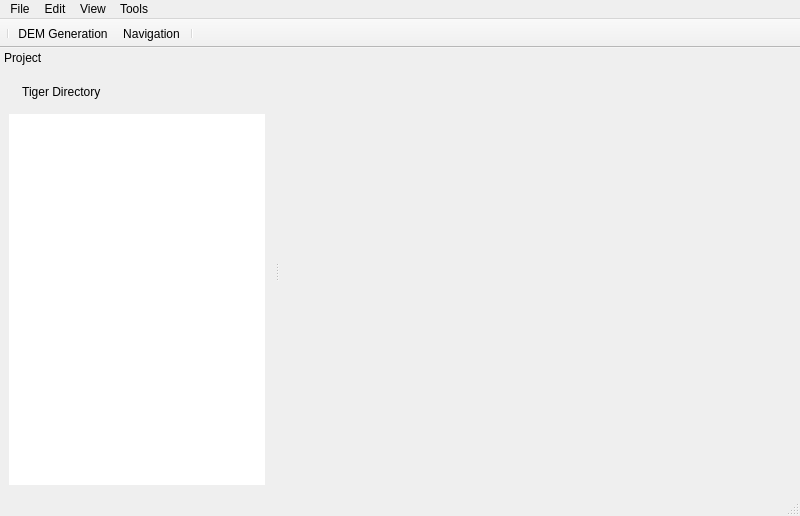
<?xml version="1.0" encoding="UTF-8"?>
<ui version="4.0">
 <class>MainWindow</class>
 <widget class="QMainWindow" name="MainWindow">
  <property name="geometry">
   <rect>
    <x>0</x>
    <y>0</y>
    <width>800</width>
    <height>516</height>
   </rect>
  </property>
  <property name="windowTitle">
   <string>MainWindow</string>
  </property>
  <property name="tabShape">
   <enum>QTabWidget::Rounded</enum>
  </property>
  <property name="dockOptions">
   <set>QMainWindow::AllowTabbedDocks|QMainWindow::AnimatedDocks|QMainWindow::VerticalTabs</set>
  </property>
  <widget class="QWidget" name="centralwidget"/>
  <widget class="QMenuBar" name="menubar">
   <property name="geometry">
    <rect>
     <x>0</x>
     <y>0</y>
     <width>800</width>
     <height>25</height>
    </rect>
   </property>
   <widget class="QMenu" name="menuFile">
    <property name="title">
     <string>File</string>
    </property>
    <widget class="QMenu" name="menuNew">
     <property name="title">
      <string>New</string>
     </property>
     <addaction name="actionNewProject"/>
     <addaction name="separator"/>
     <addaction name="actionNewAircraft_Profile"/>
     <addaction name="actionNewCamera_Profile"/>
     <addaction name="actionNewLens_Profile"/>
    </widget>
    <addaction name="menuNew"/>
    <addaction name="actionOpen_Project"/>
    <addaction name="actionSaveProject"/>
    <addaction name="separator"/>
    <addaction name="actionSettings"/>
    <addaction name="separator"/>
   </widget>
   <widget class="QMenu" name="menuTools">
    <property name="title">
     <string>Tools</string>
    </property>
    <widget class="QMenu" name="menuWarp_Controller">
     <property name="title">
      <string>Warp Controller</string>
     </property>
     <addaction name="actionCorrect_Distortion"/>
     <addaction name="separator"/>
     <addaction name="actionChange_Settings"/>
    </widget>
    <addaction name="menuWarp_Controller"/>
    <addaction name="separator"/>
   </widget>
   <widget class="QMenu" name="menuEdit">
    <property name="title">
     <string>Edit</string>
    </property>
    <widget class="QMenu" name="menuConvert">
     <property name="title">
      <string>Convert</string>
     </property>
     <addaction name="actionDAT_to_Tiff"/>
    </widget>
    <addaction name="menuConvert"/>
    <addaction name="separator"/>
    <addaction name="actionEditProject_Config"/>
    <addaction name="actionEditCamera_DB"/>
    <addaction name="actionEditLens_DB"/>
   </widget>
   <widget class="QMenu" name="menuView">
    <property name="title">
     <string>View</string>
    </property>
   </widget>
   <addaction name="menuFile"/>
   <addaction name="menuEdit"/>
   <addaction name="menuView"/>
   <addaction name="menuTools"/>
  </widget>
  <widget class="QStatusBar" name="statusbar"/>
  <widget class="QDockWidget" name="projectDock">
   <property name="sizePolicy">
    <sizepolicy hsizetype="Expanding" vsizetype="Preferred">
     <horstretch>0</horstretch>
     <verstretch>0</verstretch>
    </sizepolicy>
   </property>
   <property name="features">
    <set>QDockWidget::DockWidgetMovable</set>
   </property>
   <property name="windowTitle">
    <string>Project</string>
   </property>
   <attribute name="dockWidgetArea">
    <number>1</number>
   </attribute>
   <widget class="QWidget" name="projectWidget">
    <property name="sizePolicy">
     <sizepolicy hsizetype="Expanding" vsizetype="Preferred">
      <horstretch>0</horstretch>
      <verstretch>0</verstretch>
     </sizepolicy>
    </property>
    <layout class="QVBoxLayout" name="verticalLayout_2">
     <item>
      <widget class="QFrame" name="frame">
       <property name="sizePolicy">
        <sizepolicy hsizetype="Expanding" vsizetype="Preferred">
         <horstretch>0</horstretch>
         <verstretch>0</verstretch>
        </sizepolicy>
       </property>
       <property name="frameShape">
        <enum>QFrame::NoFrame</enum>
       </property>
       <layout class="QHBoxLayout" name="horizontalLayout_3">
        <item>
         <widget class="QLabel" name="label">
          <property name="sizePolicy">
           <sizepolicy hsizetype="Expanding" vsizetype="Preferred">
            <horstretch>0</horstretch>
            <verstretch>0</verstretch>
           </sizepolicy>
          </property>
          <property name="autoFillBackground">
           <bool>false</bool>
          </property>
          <property name="frameShape">
           <enum>QFrame::NoFrame</enum>
          </property>
          <property name="frameShadow">
           <enum>QFrame::Plain</enum>
          </property>
          <property name="text">
           <string> Tiger Directory</string>
          </property>
          <property name="alignment">
           <set>Qt::AlignLeading|Qt::AlignLeft|Qt::AlignVCenter</set>
          </property>
          <property name="indent">
           <number>1</number>
          </property>
         </widget>
        </item>
       </layout>
      </widget>
     </item>
     <item>
      <widget class="QTreeView" name="fileView">
       <property name="frameShape">
        <enum>QFrame::NoFrame</enum>
       </property>
       <property name="frameShadow">
        <enum>QFrame::Plain</enum>
       </property>
      </widget>
     </item>
    </layout>
   </widget>
  </widget>
  <widget class="QToolBar" name="toolBarTop">
   <property name="windowTitle">
    <string>toolBar</string>
   </property>
   <property name="movable">
    <bool>false</bool>
   </property>
   <property name="allowedAreas">
    <set>Qt::TopToolBarArea</set>
   </property>
   <property name="floatable">
    <bool>false</bool>
   </property>
   <attribute name="toolBarArea">
    <enum>TopToolBarArea</enum>
   </attribute>
   <attribute name="toolBarBreak">
    <bool>false</bool>
   </attribute>
   <addaction name="separator"/>
   <addaction name="actionDEM_Generation"/>
   <addaction name="actionNavigation"/>
   <addaction name="separator"/>
  </widget>
  <action name="actionSettings">
   <property name="text">
    <string>Settings</string>
   </property>
   <property name="statusTip">
    <string>Edit application settings</string>
   </property>
  </action>
  <action name="actionDAT_to_Tiff">
   <property name="text">
    <string>DAT to Tiff</string>
   </property>
   <property name="statusTip">
    <string>Converts a file or folder containing .dat to .tiff </string>
   </property>
  </action>
  <action name="actionVideo_to_frames">
   <property name="text">
    <string>Video to frames</string>
   </property>
  </action>
  <action name="actionNewProject">
   <property name="text">
    <string>Project</string>
   </property>
   <property name="statusTip">
    <string>Create a new RT3D project</string>
   </property>
   <property name="shortcut">
    <string>Ctrl+Shift+N</string>
   </property>
  </action>
  <action name="actionNavigation">
   <property name="text">
    <string>Navigation</string>
   </property>
   <property name="statusTip">
    <string>Launch the Waypointer navigation window</string>
   </property>
  </action>
  <action name="actionDEM_Generation">
   <property name="text">
    <string>DEM Generation</string>
   </property>
   <property name="statusTip">
    <string>Launch the DEM Generation processing panel</string>
   </property>
  </action>
  <action name="actionParameters_Calculator">
   <property name="text">
    <string>Parameters Calculator</string>
   </property>
  </action>
  <action name="actionCalibrateNewCamera">
   <property name="text">
    <string>Calibrate New Camera</string>
   </property>
  </action>
  <action name="actionOpen_Project">
   <property name="text">
    <string>Open Project</string>
   </property>
   <property name="statusTip">
    <string>Open a project</string>
   </property>
   <property name="shortcut">
    <string>Ctrl+O</string>
   </property>
  </action>
  <action name="actionNewAircraft_Profile">
   <property name="text">
    <string>Aircraft Profile</string>
   </property>
   <property name="statusTip">
    <string>Creates a new aircraft profile using current settings</string>
   </property>
  </action>
  <action name="actionSaveProject">
   <property name="text">
    <string>Save Project</string>
   </property>
   <property name="statusTip">
    <string>Save the current project</string>
   </property>
   <property name="shortcut">
    <string>Ctrl+S</string>
   </property>
  </action>
  <action name="actionCorrect_Distortion">
   <property name="text">
    <string>Correct Distortion</string>
   </property>
   <property name="statusTip">
    <string>Correct distortion based on the current lens</string>
   </property>
  </action>
  <action name="actionEditProject_Config">
   <property name="text">
    <string>Project Config.</string>
   </property>
   <property name="statusTip">
    <string>Open the RT3D project file in the default text editor</string>
   </property>
  </action>
  <action name="actionEditCamera_DB">
   <property name="text">
    <string>Camera DB</string>
   </property>
   <property name="statusTip">
    <string>Open the camera DB folder in explorer</string>
   </property>
  </action>
  <action name="actionEditLens_DB">
   <property name="text">
    <string>Lens DB</string>
   </property>
   <property name="statusTip">
    <string>Open the lens DB folder in explorer</string>
   </property>
  </action>
  <action name="actionNewCamera_Profile">
   <property name="text">
    <string>Camera Profile</string>
   </property>
   <property name="statusTip">
    <string>Open user camera XML file and adds entry</string>
   </property>
  </action>
  <action name="actionNewLens_Profile">
   <property name="text">
    <string>Lens Profile</string>
   </property>
   <property name="statusTip">
    <string>Open user lens XML file and adds entry</string>
   </property>
  </action>
  <action name="actionChange_Settings">
   <property name="text">
    <string>Change Settings</string>
   </property>
  </action>
 </widget>
 <resources/>
 <connections/>
</ui>
